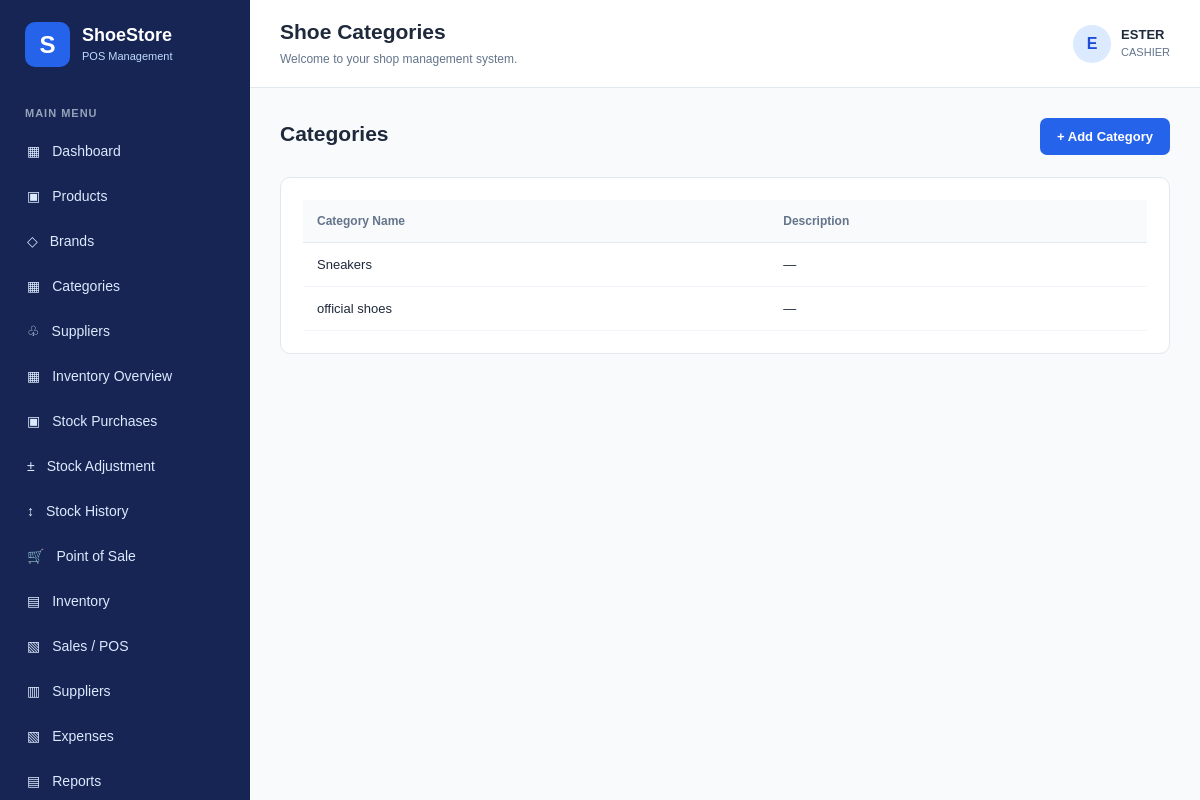
/products/categories/ (signed in), run on the app's committed database.
### products/models.py (models this page shows, shortened)
class Category(models.Model):
    name = models.CharField(
        max_length=100,
        unique=True
    )
    description = models.TextField(
        blank=True
    )
    created_at = models.DateTimeField(
        auto_now_add=True
    )
    class Meta:
        ordering = ['name']

### products/views.py (the view)
@login_required
def category_list(request):
    categories = Category.objects.all()
    return render(
        request,
        'products/category_list.html',
        {'categories': categories}
    )

### templates/products/category_list.html (shortened to what this page needs)
{% extends 'base.html' %}
{% block page_heading %}Shoe Categories{% endblock %}
{% block content %}
<div class="page-toolbar">
    <h2>Categories</h2>
    <a href="{% url 'category_create' %}" class="primary-button">
        + Add Category
    </a>
</div>
<div class="dashboard-card">
    <table class="data-table">
        <thead>
            <tr>
                <th>Category Name</th>
                <th>Description</th>
            </tr>
        </thead>
        <tbody>
            {% for category in categories %}
                <tr>
                    <td>{{ category.name }}</td>
                    <td>{{ category.description|default:"—" }}</td>
                </tr>
            {% empty %}
                <tr>
                    <td colspan="2">No categories registered.</td>
                </tr>
            {% endfor %}
        </tbody>
    </table>
</div>
{% endblock %}

### templates/base.html (shortened to what this page needs)
{% load static %}
<!DOCTYPE html>
<html lang="en">
<head>
    <link rel="stylesheet" href="{% static 'css/style.css' %}">
</head>
<body class="app-body">
    <aside class="sidebar">
        <div class="sidebar-brand">
            <div class="brand-icon">S</div>
            <div>
                <h2>ShoeStore</h2>
                <small>POS Management</small>
            </div>
        </div>
        <div class="sidebar-section">
            MAIN MENU
        </div>
        <nav class="sidebar-nav">
            <a href="{% url 'dashboard' %}" class="nav-link">
                <span>▦</span> Dashboard
            </a>
            <a href="{% url 'product_list' %}" class="nav-link">
    <span>▣</span> Products
</a>
            <a href="{% url 'brand_list' %}" class="nav-link">
    <span>◇</span> Brands
</a>
<a href="{% url 'category_list' %}" class="nav-link">
    <span>▦</span> Categories
</a>
        <a href="{% url 'supplier_list' %}" class="nav-link">
    <span>♧</span> Suppliers
</a>
<a href="{% url 'inventory_dashboard' %}" class="nav-link">
    <span>▦</span> Inventory Overview
</a>
<a href="{% url 'purchase_list' %}" class="nav-link">
    <span>▣</span> Stock Purchases
</a>
<a href="{% url 'stock_adjustment' %}" class="nav-link">
    <span>±</span> Stock Adjustment
</a>
<a href="{% url 'stock_movement_list' %}" class="nav-link">
    <span>↕</span> Stock History
</a>
<a href="{% url 'pos' %}" class="nav-link">
    <span>🛒</span> Point of Sale
</a>
            <a href="#" class="nav-link">
                <span>▤</span> Inventory
            </a>
            <a href="#" class="nav-link">
                <span>▧</span> Sales / POS
            </a>
            <a href="#" class="nav-link">
                <span>▥</span> Suppliers
            </a>
            <a href="#" class="nav-link">
                <span>▧</span> Expenses
            </a>
            <a href="#" class="nav-link">
                <span>▤</span> Reports
            </a>
        </nav>
    </aside>
    <main class="main-content">
        <header class="topbar">
            <div>
                <h3>{% block page_heading %}Dashboard{% endblock %}</h3>
                <small>Welcome to your shop management system.</small>
            </div>
            <div class="user-info">
                <div class="user-avatar">
                    {{ request.user.username|first|upper }}
                </div>
                <div>
                    <strong>{{ request.user.username }}</strong>
                    <small>{{ role|default:"CASHIER" }}</small>
                </div>
            </div>
        </header>
        <section class="page-content">
    {% block content %}
    {% endblock %}
</section>
    </main>
</body>
</html>

### static/css/style.css (style rules this page uses)
* { margin: 0; padding: 0; box-sizing: border-box; }
body { font-family: Arial, Helvetica, sans-serif; color: #1e293b; }
a { text-decoration: none; }
.brand-icon { width: 45px; height: 45px; display: flex; align-items: center; justify-content: center; background: #2563eb; color: white; border-radius: 10px; font-size: 24px; font-weight: bold; }
.app-body { min-height: 100vh; background: #f8fafc; }
.sidebar { width: 250px; height: 100vh; position: fixed; top: 0; left: 0; background: #172554; color: white; padding: 22px 15px; overflow-y: auto; }
.sidebar-brand { display: flex; align-items: center; gap: 12px; margin-bottom: 40px; padding-left: 10px; }
.sidebar-brand h2 { font-size: 18px; }
.sidebar-brand small { color: #bfdbfe; font-size: 11px; }
.sidebar-section { color: #94a3b8; font-size: 11px; font-weight: bold; margin: 25px 10px 12px; letter-spacing: 1px; }
.sidebar-nav { display: flex; flex-direction: column; gap: 5px; }
.nav-link, .logout-link { display: flex; align-items: center; gap: 12px; padding: 12px; color: #dbeafe; border-radius: 7px; font-size: 14px; }
.main-content { margin-left: 250px; min-height: 100vh; }
.topbar { background: white; padding: 20px 30px; display: flex; align-items: center; justify-content: space-between; border-bottom: 1px solid #e2e8f0; }
.topbar h3 { font-size: 21px; margin-bottom: 5px; }
.topbar small { color: #64748b; font-size: 12px; }
.user-info { display: flex; align-items: center; gap: 10px; }
.user-avatar { width: 38px; height: 38px; display: flex; align-items: center; justify-content: center; border-radius: 50%; background: #dbeafe; color: #1d4ed8; font-weight: bold; }
.user-info strong { display: block; font-size: 13px; }
.user-info small { font-size: 11px; }
.page-content { padding: 30px; }
.dashboard-card { background: white; padding: 22px; border: 1px solid #e2e8f0; border-radius: 10px; }
.page-toolbar { display: flex; justify-content: space-between; align-items: center; gap: 15px; margin-bottom: 22px; }
.page-toolbar h2 { font-size: 21px; margin-bottom: 6px; }
.primary-button, .cancel-button { display: inline-block; padding: 11px 17px; border: none; border-radius: 7px; background: #2563eb; color: white; font-size: 13px; font-weight: bold; cursor: pointer; font-family: inherit; }
.data-table { width: 100%; border-collapse: collapse; min-width: 650px; }
.data-table th { background: #f8fafc; color: #64748b; text-align: left; font-size: 12px; padding: 14px; border-bottom: 1px solid #e2e8f0; }
.data-table td { padding: 14px; font-size: 13px; border-bottom: 1px solid #f1f5f9; }

### data on the page
Category: name "Sneakers", description "—"
Category: name "official shoes", description "—"

### other printed values
{{ request.user.username|first|upper }} "E"
{{ request.user.username }} "ESTER"
{{ role|default:"CASHIER" }} "CASHIER"
